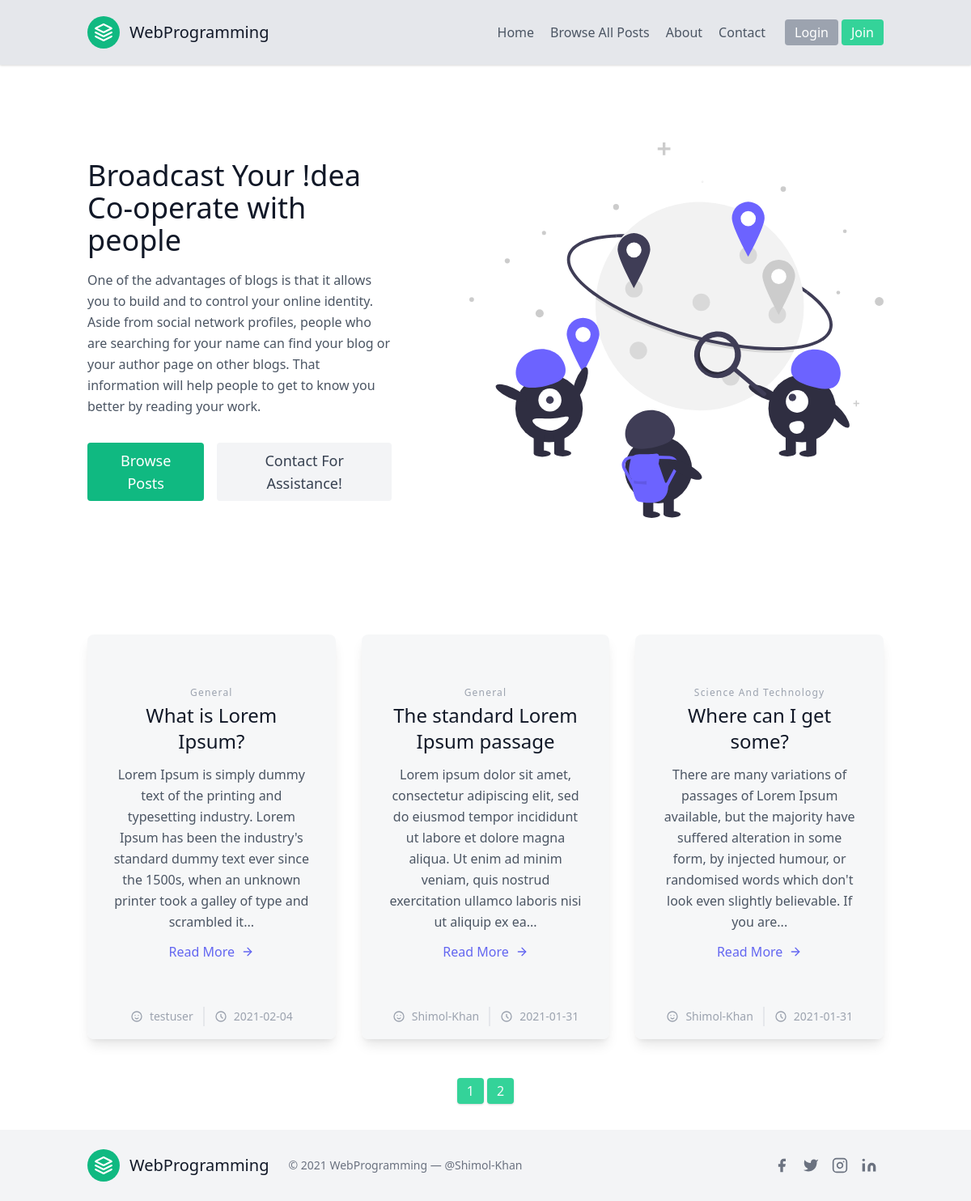
Page /home on the earlier database version.
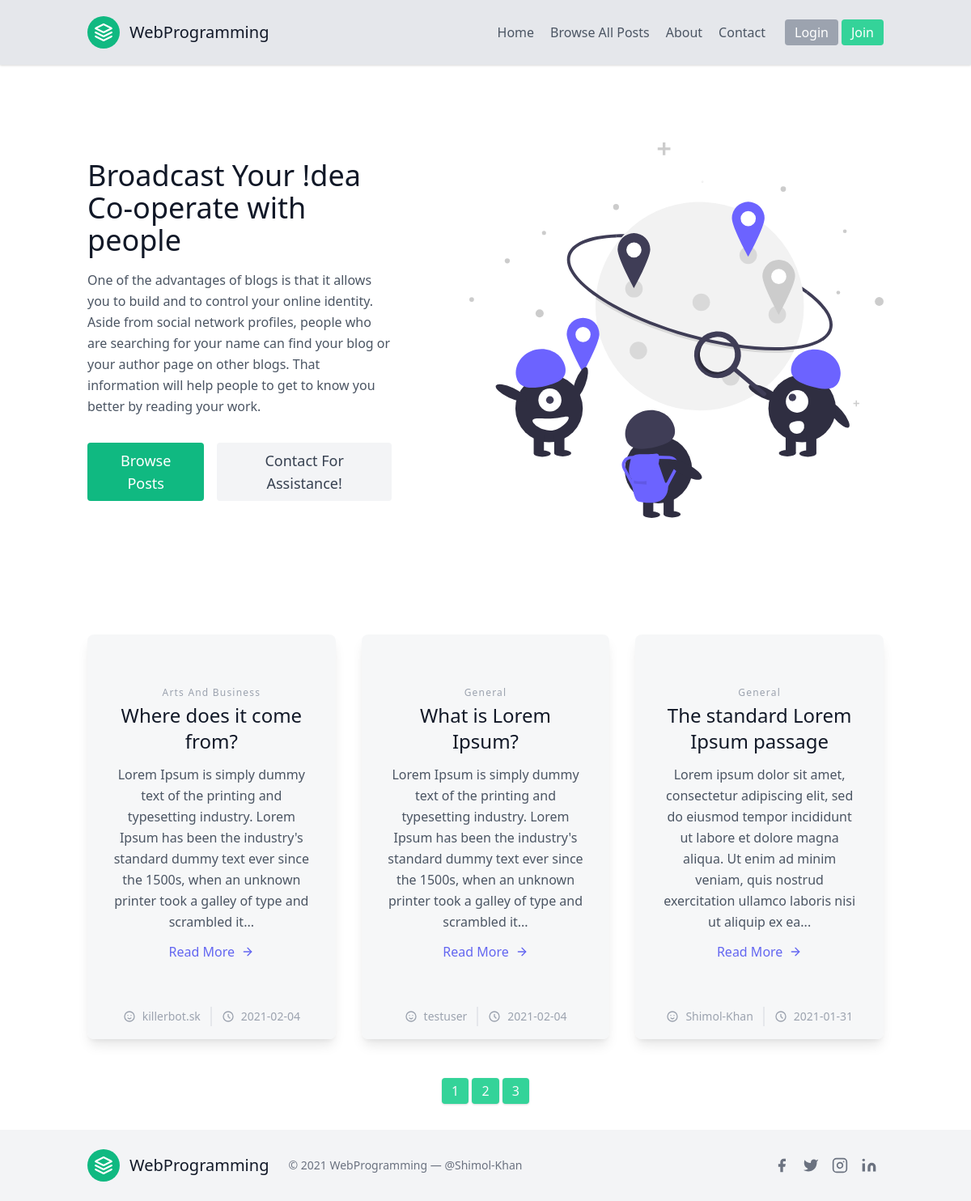
Same page on the later database version.
### Blog/models.py (models this page shows, shortened)
class Post(db.Model):
    id = db.Column(db.Integer, primary_key=True)
    title = db.Column(db.String(100), nullable=False)
    date_posted = db.Column(db.DateTime, nullable=False, default=datetime.utcnow)
    category = db.Column(db.String(100), nullable=False)
    content = db.Column(db.Text, nullable=False)
    user_id = db.Column(db.Integer, db.ForeignKey('user.id'), nullable=False)

class User(db.Model, UserMixin):
    id = db.Column(db.Integer, primary_key=True)
    username = db.Column(db.String(20), unique=True, nullable=False)
    email = db.Column(db.String(120), unique=True, nullable=False)
    image_file = db.Column(db.String(20), nullable=False, default='default.jpg')
    password = db.Column(db.String(60), nullable=False)
    posts = db.relationship('Post', backref='author', lazy=True)

### Blog/routes.py (the view)
@app.route("/")
@app.route("/home")
def home():
    page = request.args.get('page', 1, type=int)
    posts = Post.query.order_by(Post.date_posted.desc()).paginate(page=page, per_page=3)
    return render_template('home.html', posts=posts)

### Blog/templates/home.html
{% extends "layout.html" %}
{% block content %}
<section class="text-gray-600 body-font animate__animated animate__fadeIn">
  <div class="container mx-auto flex px-5 py-24 md:flex-row flex-col items-center">
    <div class="lg:flex-grow md:w-1/2 lg:pr-24 md:pr-16 flex flex-col md:items-start md:text-left mb-16 md:mb-0 items-center text-center">
      <h1 class="title-font sm:text-4xl text-3xl mb-4 font-medium text-gray-900">Broadcast Your !dea
        <br class="hidden lg:inline-block">Co-operate with people
      </h1>
      <p class="mb-8 leading-relaxed">One of the advantages of blogs is that it allows you to build and to control your online identity. Aside from social network profiles, people who are searching for your name can find your blog or your author page on other blogs. That information will help people to get to know you better by reading your work.</p>
      <div class="flex justify-center">
        <button class="inline-flex text-white bg-green-500 border-0 py-2 px-6 focus:outline-none hover:bg-green-600 rounded text-lg">
          <a href="{{ url_for('browse') }}">Browse Posts</a>
        </button>
        <button class="ml-4 inline-flex text-gray-700 bg-gray-100 border-0 py-2 px-6 focus:outline-none hover:bg-gray-200 rounded text-lg">
          <a href="{{ url_for('new_contact') }}">Contact For Assistance!</a>
        </button>
      </div>
    </div>
    <div class="lg:max-w-lg lg:w-full md:w-1/2 w-5/6">
      <img class="object-cover object-center rounded" alt="hero" src="static/blog.svg">
    </div>
  </div>
</section>
  <section class="text-gray-600 body-font animate__animated animate__bounceInUp">
    <div class="container px-5 py-12 mx-auto">
      <div class="flex flex-wrap -m-4 justify-center">
        {% for post in posts.items %}
        <div class="p-4 lg:w-1/3">
          <div class="h-full bg-gray-100 bg-opacity-75 px-8 pt-16 pb-24 rounded-lg overflow-hidden text-center relative shadow-lg">
            <h2 class="tracking-widest text-xs title-font font-medium text-gray-400 mb-1">{{ post.category }}</h2>
            <h1 class="title-font sm:text-2xl text-xl font-medium text-gray-900 mb-3">{{ post.title }}</h1>
            <p class="leading-relaxed mb-3">{{ post.content | truncate(220)}}</p>
            <a class="text-indigo-500 inline-flex items-center" href="{{ url_for('post', post_id=post.id) }}">Read More
              <svg class="w-4 h-4 ml-2" viewBox="0 0 24 24" stroke="currentColor" stroke-width="2" fill="none"
                stroke-linecap="round" stroke-linejoin="round">
                <path d="M5 12h14"></path>
                <path d="M12 5l7 7-7 7"></path>
              </svg>
            </a>
            <div class="text-center mt-2 leading-none flex justify-center absolute bottom-0 left-0 w-full py-4">
              <span
                class="text-gray-400 mr-3 inline-flex items-center leading-none text-sm pr-3 py-1 border-r-2 border-gray-200">
                <svg class="w-4 h-4 mr-2" fill="none" stroke="currentColor" viewBox="0 0 24 24" xmlns="http://www.w3.org/2000/svg"><path stroke-linecap="round" stroke-linejoin="round" stroke-width="2" d="M14.828 14.828a4 4 0 01-5.656 0M9 10h.01M15 10h.01M21 12a9 9 0 11-18 0 9 9 0 0118 0z"></path></svg>
                {{ post.author.username }}
              </span>
              <span class="text-gray-400 inline-flex items-center leading-none text-sm">
                <svg class="w-4 h-4 mr-2" fill="none" stroke="currentColor" viewBox="0 0 24 24" xmlns="http://www.w3.org/2000/svg"><path stroke-linecap="round" stroke-linejoin="round" stroke-width="2" d="M12 8v4l3 3m6-3a9 9 0 11-18 0 9 9 0 0118 0z"></path></svg>
                {{ post.date_posted.strftime('%Y-%m-%d') }}
              </span>
            </div>
          </div>
        </div>
        {% endfor %}
      </div>
    </div>
  </section>
  <div class="flex justify-center">
    <div>
      {% for page_num in posts.iter_pages(left_edge=1, right_edge=1, left_current=1, right_current=2) %}
        {% if page_num %}
          {% if posts.page == page_num %}
            <a class="shadow inline-flex items-center bg-green-400 border-0 py-1 px-3 focus:outline-none hover:bg-green-500 rounded text-base mt-4 md:mt-0 text-gray-50" href="{{ url_for('home', page=page_num) }}">{{ page_num }}</a>
          {% else %}
            <a class="shadow inline-flex items-center bg-green-400 border-0 py-1 px-3 focus:outline-none hover:bg-green-500 rounded text-base mt-4 md:mt-0 text-gray-50" href="{{ url_for('home', page=page_num) }}">{{ page_num }}</a>
          {% endif %}
        {% else %}
        ...
        {% endif %}
      {% endfor %}
    </div>
  </div>
<footer class="text-gray-600 body-font mt-8">
  <div class="bg-gray-100">
    <div class="container px-5 py-6 mx-auto flex items-center sm:flex-row flex-col">
      <a class="flex title-font font-medium items-center md:justify-start justify-center text-gray-900">
        <svg xmlns="http://www.w3.org/2000/svg" fill="none" stroke="currentColor" stroke-linecap="round" stroke-linejoin="round" stroke-width="2" class="w-10 h-10 text-white p-2 bg-green-500 rounded-full" viewBox="0 0 24 24">
          <path d="M12 2L2 7l10 5 10-5-10-5zM2 17l10 5 10-5M2 12l10 5 10-5"></path>
        </svg>
        <span class="ml-3 text-xl">WebProgramming</span>
      </a>
      <p class="text-sm text-gray-500 sm:ml-6 sm:mt-0 mt-4">© 2021 WebProgramming —
        <a href="https://github.com/Shimol-Khan" target="_blank">@Shimol-Khan</a>
      </p>
      <span class="inline-flex sm:ml-auto sm:mt-0 mt-4 justify-center sm:justify-start">
        <a href="https://www.facebook.com/shimolkhan.dev/" class="text-gray-500 px-2" target="_blank">
          <svg fill="currentColor" stroke-linecap="round" stroke-linejoin="round" stroke-width="2" class="w-5 h-5" viewBox="0 0 24 24">
            <path d="M18 2h-3a5 5 0 00-5 5v3H7v4h3v8h4v-8h3l1-4h-4V7a1 1 0 011-1h3z"></path>
          </svg>
        </a>
        <a href="https://www.twitter.com/" class="text-gray-500 px-2" target="_blank">
          <svg fill="currentColor" stroke-linecap="round" stroke-linejoin="round" stroke-width="2" class="w-5 h-5" viewBox="0 0 24 24">
            <path d="M23 3a10.9 10.9 0 01-3.14 1.53 4.48 4.48 0 00-7.86 3v1A10.66 10.66 0 013 4s-4 9 5 13a11.64 11.64 0 01-7 2c9 5 20 0 20-11.5a4.5 4.5 0 00-.08-.83A7.72 7.72 0 0023 3z"></path>
          </svg>
        </a>
        <a href="https://www.instagram.com/shimolkhan.dev/" class="text-gray-500 px-2" target="_blank">
          <svg fill="none" stroke="currentColor" stroke-linecap="round" stroke-linejoin="round" stroke-width="2" class="w-5 h-5" viewBox="0 0 24 24">
            <rect width="20" height="20" x="2" y="2" rx="5" ry="5"></rect>
            <path d="M16 11.37A4 4 0 1112.63 8 4 4 0 0116 11.37zm1.5-4.87h.01"></path>
          </svg>
        </a>
        <a href="https://www.linkedin.com/in/shimol-khan/" class="text-gray-500 px-2" target="_blank">
          <svg fill="currentColor" stroke="currentColor" stroke-linecap="round" stroke-linejoin="round" stroke-width="0" class="w-5 h-5" viewBox="0 0 24 24">
            <path stroke="none" d="M16 8a6 6 0 016 6v7h-4v-7a2 2 0 00-2-2 2 2 0 00-2 2v7h-4v-7a6 6 0 016-6zM2 9h4v12H2z"></path>
            <circle cx="4" cy="4" r="2" stroke="none"></circle>
          </svg>
        </a>
      </span>
    </div>
  </div>
</footer>
{% endblock content %}

### Blog/templates/layout.html (shortened to what this page needs)
<!DOCTYPE html>
<html lang="en">
<head>
  <link href="https://cdnjs.cloudflare.com/ajax/libs/font-awesome/5.15.1/css/all.min.css" rel="stylesheet">
  <link href="https://unpkg.com/tailwindcss@^2/dist/tailwind.min.css" rel="stylesheet">
  <link rel="stylesheet" href="{{ url_for('static', filename='main.css') }}">
  <link rel="stylesheet" href="https://cdnjs.cloudflare.com/ajax/libs/animate.css/4.1.1/animate.min.css">
</head>
<body>
  <header class="text-gray-600 bg-gray-200 body-font shadow">
    <div class="container mx-auto flex flex-wrap p-5 flex-col md:flex-row items-center">
      <a class="flex title-font font-medium items-center text-gray-900 mb-4 md:mb-0" href="/">
        <svg xmlns="http://www.w3.org/2000/svg" fill="none" stroke="currentColor" stroke-linecap="round"
          stroke-linejoin="round" stroke-width="2" class="w-10 h-10 text-white p-2 bg-green-500 rounded-full"
          viewBox="0 0 24 24">
          <path d="M12 2L2 7l10 5 10-5-10-5zM2 17l10 5 10-5M2 12l10 5 10-5"></path>
        </svg>
        <span class="ml-3 text-xl">WebProgramming</span>
      </a>
      <nav class="md:ml-auto flex flex-wrap items-center text-base justify-center">
        <a class="mr-5 hover:text-gray-900" href="{{ url_for('home') }}">Home</a>
        <a class="mr-5 hover:text-gray-900" href="{{ url_for('browse') }}">Browse All Posts</a>
        <a class="mr-5 hover:text-gray-900" href="{{ url_for('about') }}">About</a>
        <a class="mr-5 hover:text-gray-900" target="_blank" href="{{ url_for('new_contact') }}">Contact</a>
      </nav>
      {% if current_user.is_authenticated %}
      <a class="mr-5 hover:text-gray-900" href="{{ url_for('account') }}">Account</a>
      <button
        class="shadow inline-flex items-center bg-green-400 border-0 py-1 px-3 focus:outline-none hover:bg-green-500 rounded text-base mt-4 md:mt-0 text-gray-50">
        <a href="{{ url_for('logout') }}">Logout</a>
        <svg fill="none" stroke="currentColor" stroke-linecap="round" stroke-linejoin="round" stroke-width="2"
          class="w-4 h-4 ml-1" viewBox="0 0 24 24">
          <path d="M5 12h14M12 5l7 7-7 7"></path>
        </svg>
      </button>
      {% else %}
      <button
        class="mx-1 inline-flex items-center bg-gray-400 border-0 py-1 px-3 focus:outline-none hover:bg-gray-500 rounded text-base mt-4 md:mt-0 text-white">
        <a href="{{ url_for('login') }}">Login</a>
      </button>
      <button
        class="inline-flex items-center bg-green-400 border-0 py-1 px-3 focus:outline-none hover:bg-green-500 rounded text-base mt-4 md:mt-0 text-white">
        <a href="{{ url_for('register') }}">Join</a>
      </button>
      {% endif %}
    </div>
  </header>
{% block content %} {% endblock content %}
</body>
</html>

Differences in the rows shown:
no longer on this page (row unchanged): Post: category "Science And Technology", title "Where can I get some?", content "There are many variations of passages of Lorem Ipsum available, but the majority have suffered alteration in some form, by injected humour, or randomised words which don't look even slightly believable. If you are...", author.username "Shimol-Khan", date_posted "2021-01-31"
added Post: category "Arts And Business", title "Where does it come from?", content "Lorem Ipsum is simply dummy text of the printing and typesetting industry. Lorem Ipsum has been the industry's standard dummy text ever since the 1500s, when an unknown printer took a galley of type and scrambled it...", author.username "killerbot.sk", date_posted "2021-02-04"
Other differences:
new list line: "3"
